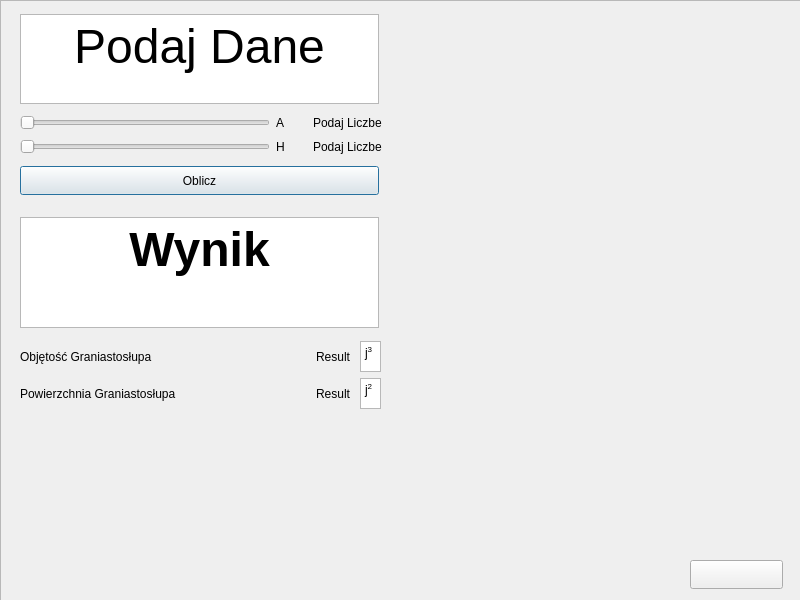
<?xml version="1.0" encoding="UTF-8"?>
<ui version="4.0">
 <class>PrismPentagon</class>
 <widget class="QDialog" name="PrismPentagon">
  <property name="geometry">
   <rect>
    <x>0</x>
    <y>0</y>
    <width>800</width>
    <height>600</height>
   </rect>
  </property>
  <property name="windowTitle">
   <string>Dialog</string>
  </property>
  <widget class="QWidget" name="layoutWidget">
   <property name="geometry">
    <rect>
     <x>20</x>
     <y>210</y>
     <width>361</width>
     <height>208</height>
    </rect>
   </property>
   <layout class="QVBoxLayout" name="verticalLayout_3">
    <item>
     <widget class="QTextBrowser" name="textBrowser_2">
      <property name="minimumSize">
       <size>
        <width>359</width>
        <height>111</height>
       </size>
      </property>
      <property name="maximumSize">
       <size>
        <width>359</width>
        <height>111</height>
       </size>
      </property>
      <property name="html">
       <string>&lt;!DOCTYPE HTML PUBLIC &quot;-//W3C//DTD HTML 4.0//EN&quot; &quot;http://www.w3.org/TR/REC-html40/strict.dtd&quot;&gt;
&lt;html&gt;&lt;head&gt;&lt;meta name=&quot;qrichtext&quot; content=&quot;1&quot; /&gt;&lt;meta charset=&quot;utf-8&quot; /&gt;&lt;style type=&quot;text/css&quot;&gt;
p, li { white-space: pre-wrap; }
hr { height: 1px; border-width: 0; }
li.unchecked::marker { content: &quot;\2610&quot;; }
li.checked::marker { content: &quot;\2612&quot;; }
&lt;/style&gt;&lt;/head&gt;&lt;body style=&quot; font-family:'Segoe UI'; font-size:9pt; font-weight:400; font-style:normal;&quot;&gt;
&lt;p align=&quot;center&quot; style=&quot; margin-top:0px; margin-bottom:0px; margin-left:0px; margin-right:0px; -qt-block-indent:0; text-indent:0px;&quot;&gt;&lt;span style=&quot; font-size:36pt; font-weight:700;&quot;&gt;Wynik&lt;/span&gt;&lt;/p&gt;&lt;/body&gt;&lt;/html&gt;</string>
      </property>
     </widget>
    </item>
    <item>
     <layout class="QGridLayout" name="gridLayout_6">
      <item row="0" column="0">
       <widget class="QLabel" name="label_5">
        <property name="minimumSize">
         <size>
          <width>188</width>
          <height>31</height>
         </size>
        </property>
        <property name="maximumSize">
         <size>
          <width>188</width>
          <height>31</height>
         </size>
        </property>
        <property name="text">
         <string>Objętość Graniastosłupa</string>
        </property>
       </widget>
      </item>
      <item row="0" column="1">
       <spacer name="horizontalSpacer">
        <property name="minimumSize">
         <size>
          <width>68</width>
          <height>31</height>
         </size>
        </property>
        <property name="maximumSize">
         <size>
          <width>68</width>
          <height>31</height>
         </size>
        </property>
        <property name="orientation">
         <enum>Qt::Horizontal</enum>
        </property>
        <property name="sizeHint" stdset="0">
         <size>
          <width>40</width>
          <height>20</height>
         </size>
        </property>
       </spacer>
      </item>
      <item row="0" column="2">
       <widget class="QLabel" name="labelOb">
        <property name="text">
         <string>Result</string>
        </property>
       </widget>
      </item>
      <item row="0" column="3">
       <widget class="QTextBrowser" name="textBrowser_4">
        <property name="minimumSize">
         <size>
          <width>21</width>
          <height>31</height>
         </size>
        </property>
        <property name="maximumSize">
         <size>
          <width>21</width>
          <height>31</height>
         </size>
        </property>
        <property name="html">
         <string>&lt;!DOCTYPE HTML PUBLIC &quot;-//W3C//DTD HTML 4.0//EN&quot; &quot;http://www.w3.org/TR/REC-html40/strict.dtd&quot;&gt;
&lt;html&gt;&lt;head&gt;&lt;meta name=&quot;qrichtext&quot; content=&quot;1&quot; /&gt;&lt;meta charset=&quot;utf-8&quot; /&gt;&lt;style type=&quot;text/css&quot;&gt;
p, li { white-space: pre-wrap; }
hr { height: 1px; border-width: 0; }
li.unchecked::marker { content: &quot;\2610&quot;; }
li.checked::marker { content: &quot;\2612&quot;; }
&lt;/style&gt;&lt;/head&gt;&lt;body style=&quot; font-family:'Segoe UI'; font-size:9pt; font-weight:400; font-style:normal;&quot;&gt;
&lt;p style=&quot; margin-top:0px; margin-bottom:0px; margin-left:0px; margin-right:0px; -qt-block-indent:0; text-indent:0px;&quot;&gt;j&lt;span style=&quot; vertical-align:super;&quot;&gt;3&lt;/span&gt;&lt;/p&gt;&lt;/body&gt;&lt;/html&gt;</string>
        </property>
       </widget>
      </item>
      <item row="1" column="0">
       <widget class="QLabel" name="label_6">
        <property name="minimumSize">
         <size>
          <width>188</width>
          <height>31</height>
         </size>
        </property>
        <property name="maximumSize">
         <size>
          <width>188</width>
          <height>31</height>
         </size>
        </property>
        <property name="text">
         <string>Powierzchnia Graniastosłupa</string>
        </property>
       </widget>
      </item>
      <item row="1" column="1">
       <spacer name="horizontalSpacer_2">
        <property name="minimumSize">
         <size>
          <width>68</width>
          <height>31</height>
         </size>
        </property>
        <property name="maximumSize">
         <size>
          <width>68</width>
          <height>31</height>
         </size>
        </property>
        <property name="orientation">
         <enum>Qt::Horizontal</enum>
        </property>
        <property name="sizeHint" stdset="0">
         <size>
          <width>40</width>
          <height>20</height>
         </size>
        </property>
       </spacer>
      </item>
      <item row="1" column="2">
       <widget class="QLabel" name="labelPole">
        <property name="text">
         <string>Result </string>
        </property>
       </widget>
      </item>
      <item row="1" column="3">
       <widget class="QTextBrowser" name="textBrowser_3">
        <property name="minimumSize">
         <size>
          <width>21</width>
          <height>31</height>
         </size>
        </property>
        <property name="maximumSize">
         <size>
          <width>21</width>
          <height>31</height>
         </size>
        </property>
        <property name="html">
         <string>&lt;!DOCTYPE HTML PUBLIC &quot;-//W3C//DTD HTML 4.0//EN&quot; &quot;http://www.w3.org/TR/REC-html40/strict.dtd&quot;&gt;
&lt;html&gt;&lt;head&gt;&lt;meta name=&quot;qrichtext&quot; content=&quot;1&quot; /&gt;&lt;meta charset=&quot;utf-8&quot; /&gt;&lt;style type=&quot;text/css&quot;&gt;
p, li { white-space: pre-wrap; }
hr { height: 1px; border-width: 0; }
li.unchecked::marker { content: &quot;\2610&quot;; }
li.checked::marker { content: &quot;\2612&quot;; }
&lt;/style&gt;&lt;/head&gt;&lt;body style=&quot; font-family:'Segoe UI'; font-size:9pt; font-weight:400; font-style:normal;&quot;&gt;
&lt;p style=&quot; margin-top:0px; margin-bottom:0px; margin-left:0px; margin-right:0px; -qt-block-indent:0; text-indent:0px;&quot;&gt;j&lt;span style=&quot; vertical-align:super;&quot;&gt;2&lt;/span&gt;&lt;/p&gt;&lt;/body&gt;&lt;/html&gt;</string>
        </property>
       </widget>
      </item>
     </layout>
    </item>
   </layout>
  </widget>
  <widget class="QWidget" name="layoutWidget_2">
   <property name="geometry">
    <rect>
     <x>20</x>
     <y>10</y>
     <width>362</width>
     <height>191</height>
    </rect>
   </property>
   <layout class="QVBoxLayout" name="verticalLayout_2">
    <item>
     <widget class="QTextBrowser" name="textBrowser">
      <property name="minimumSize">
       <size>
        <width>359</width>
        <height>90</height>
       </size>
      </property>
      <property name="maximumSize">
       <size>
        <width>359</width>
        <height>90</height>
       </size>
      </property>
      <property name="html">
       <string>&lt;!DOCTYPE HTML PUBLIC &quot;-//W3C//DTD HTML 4.0//EN&quot; &quot;http://www.w3.org/TR/REC-html40/strict.dtd&quot;&gt;
&lt;html&gt;&lt;head&gt;&lt;meta name=&quot;qrichtext&quot; content=&quot;1&quot; /&gt;&lt;meta charset=&quot;utf-8&quot; /&gt;&lt;style type=&quot;text/css&quot;&gt;
p, li { white-space: pre-wrap; }
hr { height: 1px; border-width: 0; }
li.unchecked::marker { content: &quot;\2610&quot;; }
li.checked::marker { content: &quot;\2612&quot;; }
&lt;/style&gt;&lt;/head&gt;&lt;body style=&quot; font-family:'Segoe UI'; font-size:9pt; font-weight:400; font-style:normal;&quot;&gt;
&lt;p align=&quot;center&quot; style=&quot; margin-top:0px; margin-bottom:0px; margin-left:0px; margin-right:0px; -qt-block-indent:0; text-indent:0px;&quot;&gt;&lt;span style=&quot; font-size:36pt;&quot;&gt;Podaj Dane&lt;/span&gt;&lt;/p&gt;&lt;/body&gt;&lt;/html&gt;</string>
      </property>
     </widget>
    </item>
    <item>
     <layout class="QGridLayout" name="gridLayout_2">
      <item row="0" column="1">
       <widget class="QLabel" name="label_2">
        <property name="text">
         <string>A</string>
        </property>
       </widget>
      </item>
      <item row="1" column="0">
       <widget class="QSlider" name="SliderH">
        <property name="minimumSize">
         <size>
          <width>250</width>
          <height>18</height>
         </size>
        </property>
        <property name="maximumSize">
         <size>
          <width>250</width>
          <height>18</height>
         </size>
        </property>
        <property name="minimum">
         <number>0</number>
        </property>
        <property name="maximum">
         <number>100</number>
        </property>
        <property name="orientation">
         <enum>Qt::Horizontal</enum>
        </property>
       </widget>
      </item>
      <item row="0" column="0">
       <widget class="QSlider" name="SliderA">
        <property name="minimumSize">
         <size>
          <width>250</width>
          <height>18</height>
         </size>
        </property>
        <property name="maximumSize">
         <size>
          <width>250</width>
          <height>18</height>
         </size>
        </property>
        <property name="minimum">
         <number>0</number>
        </property>
        <property name="maximum">
         <number>100</number>
        </property>
        <property name="orientation">
         <enum>Qt::Horizontal</enum>
        </property>
       </widget>
      </item>
      <item row="1" column="2">
       <widget class="QLabel" name="label_H_value">
        <property name="text">
         <string>Podaj Liczbe</string>
        </property>
       </widget>
      </item>
      <item row="1" column="1">
       <widget class="QLabel" name="label_4">
        <property name="text">
         <string>H</string>
        </property>
       </widget>
      </item>
      <item row="0" column="2">
       <widget class="QLabel" name="label_a_value">
        <property name="text">
         <string>Podaj Liczbe</string>
        </property>
       </widget>
      </item>
     </layout>
    </item>
    <item>
     <widget class="QPushButton" name="pushButton">
      <property name="minimumSize">
       <size>
        <width>359</width>
        <height>29</height>
       </size>
      </property>
      <property name="maximumSize">
       <size>
        <width>359</width>
        <height>29</height>
       </size>
      </property>
      <property name="text">
       <string>Oblicz</string>
      </property>
     </widget>
    </item>
   </layout>
  </widget>
  <widget class="QPushButton" name="pushButton_2">
   <property name="geometry">
    <rect>
     <x>690</x>
     <y>560</y>
     <width>93</width>
     <height>29</height>
    </rect>
   </property>
   <property name="styleSheet">
    <string notr="true">image: url(:/image/grafika/back.png);</string>
   </property>
   <property name="text">
    <string/>
   </property>
  </widget>
  <widget class="QFrame" name="frame">
   <property name="geometry">
    <rect>
     <x>0</x>
     <y>0</y>
     <width>801</width>
     <height>601</height>
    </rect>
   </property>
   <property name="styleSheet">
    <string notr="true">image: url(:/image/grafika/backgraund.png);</string>
   </property>
   <property name="frameShape">
    <enum>QFrame::StyledPanel</enum>
   </property>
   <property name="frameShadow">
    <enum>QFrame::Raised</enum>
   </property>
  </widget>
  <zorder>frame</zorder>
  <zorder>layoutWidget</zorder>
  <zorder>layoutWidget_2</zorder>
  <zorder>pushButton_2</zorder>
 </widget>
 <resources/>
 <connections/>
</ui>
